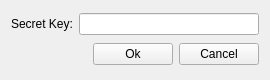
<?xml version="1.0" encoding="UTF-8"?>
<ui version="4.0">
 <class>Form</class>
 <widget class="QWidget" name="Form">
  <property name="geometry">
   <rect>
    <x>0</x>
    <y>0</y>
    <width>270</width>
    <height>80</height>
   </rect>
  </property>
  <property name="sizePolicy">
   <sizepolicy hsizetype="Fixed" vsizetype="Fixed">
    <horstretch>0</horstretch>
    <verstretch>0</verstretch>
   </sizepolicy>
  </property>
  <property name="minimumSize">
   <size>
    <width>270</width>
    <height>80</height>
   </size>
  </property>
  <property name="maximumSize">
   <size>
    <width>270</width>
    <height>80</height>
   </size>
  </property>
  <property name="windowTitle">
   <string>Form</string>
  </property>
  <layout class="QVBoxLayout" name="verticalLayout">
   <item>
    <layout class="QHBoxLayout" name="horizontalLayout_2">
     <item>
      <widget class="QLabel" name="label">
       <property name="text">
        <string>Secret Key:</string>
       </property>
      </widget>
     </item>
     <item>
      <widget class="QLineEdit" name="lineEdit"/>
     </item>
    </layout>
   </item>
   <item>
    <layout class="QHBoxLayout" name="horizontalLayout">
     <item>
      <spacer name="horizontalSpacer">
       <property name="orientation">
        <enum>Qt::Horizontal</enum>
       </property>
       <property name="sizeHint" stdset="0">
        <size>
         <width>40</width>
         <height>20</height>
        </size>
       </property>
      </spacer>
     </item>
     <item>
      <widget class="QPushButton" name="pushButton">
       <property name="text">
        <string>Ok</string>
       </property>
      </widget>
     </item>
     <item>
      <widget class="QPushButton" name="pushButton_2">
       <property name="text">
        <string>Cancel</string>
       </property>
      </widget>
     </item>
    </layout>
   </item>
  </layout>
 </widget>
 <resources/>
 <connections/>
</ui>
